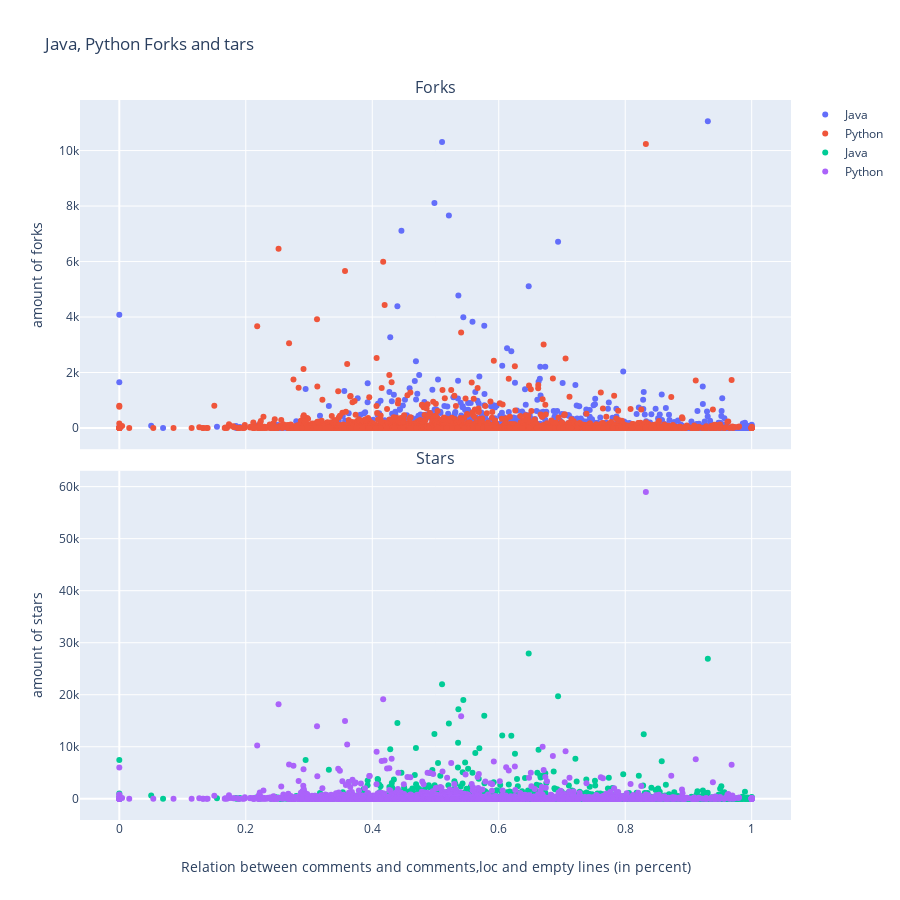

Notebook code for this chart:
### Code cell
import plotly.graph_objects as go

import numpy as np
java_percentage = np.concatenate((df_java_best['percentage'].values, df_java_worst['percentage'].values), axis=None)
java_forks = np.concatenate((df_java_best['forks'].values, df_java_worst['forks'].values), axis=None)
java_stars = np.concatenate((df_java_best['stars'].values, df_java_worst['stars'].values), axis=None)

python_percentage = np.concatenate((df_python_best['percentage'].values, df_python_worst['percentage'].values), axis=None)
python_forks = np.concatenate((df_python_best['forks'].values, df_python_worst['forks'].values), axis=None)
python_stars = np.concatenate((df_python_best['stars'].values, df_python_worst['stars'].values), axis=None)

fig = make_subplots(
    rows=2, cols=1, subplot_titles=("Forks","Stars"), shared_xaxes=True, vertical_spacing=0.03,
)

# Add traces
fig.add_trace(go.Scatter(x=java_percentage, y=java_forks,
                    mode='markers',
                    name='Java')
              ,row=1, col=1
             )

# Add traces
fig.add_trace(go.Scatter(x=python_percentage, y=python_forks,
                    mode='markers',
                    name='Python')
              ,row=1,col=1
             )

# Add traces
fig.add_trace(go.Scatter(x=java_percentage, y=java_stars,
                    mode='markers',
                    name='Java')
              ,row=2, col=1
             )

# Add traces
fig.add_trace(go.Scatter(x=python_percentage, y=python_stars,
                    mode='markers',
                    name='Python')
              ,row=2,col=1
             )


# Update yaxis properties
fig.update_xaxes(title_text="Relation between comments and comments,loc and empty lines (in percent)", row=2, col=1)

# Update yaxis properties
fig.update_yaxes(title_text="amount of forks", row=1, col=1)

# Update yaxis properties
fig.update_yaxes(title_text="amount of stars", row=2, col=1)

fig.update_layout(
    title_text="Java, Python Forks and tars",
    height=900,
)

fig.show()

### Figure 1 — Plotly figure (JSON) as saved in the notebook; plotly's stock layout.template omitted (floating-point values rounded to 4 significant figures; data arrays with more than 128 entries replaced by an {"elided": "..."} marker saying what was removed)
{"data": [{"mode": "markers", "name": "Java", "type": "scatter", "x": {"elided": "1990 float values"}, "xaxis": "x", "y": {"elided": "1990 int values"}, "yaxis": "y"}, {"mode": "markers", "name": "Python", "type": "scatter", "x": {"elided": "1969 float values"}, "xaxis": "x", "y": {"elided": "1969 int values"}, "yaxis": "y"}, {"mode": "markers", "name": "Java", "type": "scatter", "x": {"elided": "1990 float values"}, "xaxis": "x2", "y": {"elided": "1990 int values"}, "yaxis": "y2"}, {"mode": "markers", "name": "Python", "type": "scatter", "x": {"elided": "1969 float values"}, "xaxis": "x2", "y": {"elided": "1969 int values"}, "yaxis": "y2"}], "layout": {"annotations": [{"font": {"size": 16}, "showarrow": false, "text": "Forks", "x": 0.5, "xanchor": "center", "xref": "paper", "y": 1, "yanchor": "bottom", "yref": "paper"}, {"font": {"size": 16}, "showarrow": false, "text": "Stars", "x": 0.5, "xanchor": "center", "xref": "paper", "y": 0.485, "yanchor": "bottom", "yref": "paper"}], "height": 900, "title": {"text": "Java, Python Forks and tars"}, "xaxis": {"anchor": "y", "domain": [0, 1], "matches": "x2", "showticklabels": false}, "xaxis2": {"anchor": "y2", "domain": [0, 1], "title": {"text": "Relation between comments and comments,loc and empty lines (in percent)"}}, "yaxis": {"anchor": "x", "domain": [0.515, 1], "title": {"text": "amount of forks"}}, "yaxis2": {"anchor": "x2", "domain": [0, 0.485], "title": {"text": "amount of stars"}}}}
